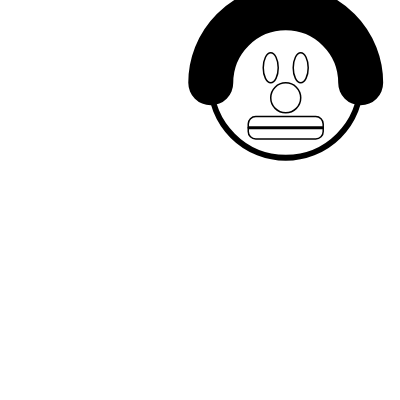
Frame 1 (no input)
Frame 60 (no input): identical to frame 1, image omitted
Frame 120 (the mouse pressed at the canvas centre since frame 60): identical to frame 1, image omitted

The p5.js sketch that drew this single still picture (run headless with seeded random() and noise() and a simulated clock; from frame 60 on, the mouse is pressed at the canvas centre):

// p5.js sketch
// ── sketch.js
var centerX = 0;
var centerY = 0;

var scaling = 3;


function setup() {
  createCanvas(400, 400);
  centerX = width / 2;
  centerY = height / 2;
    
    for(var i = 0; i < 100; i++);
    stamp(random(width),random(height), random(0.0,2.0));
    
}

function draw() {
//  background(color('hsb(100, 10%, 100%)'));
//
//    push();
//  fill(255)
//  strokeWeight(1);
//    translate(mouseX-(scaling * centerX),mouseY-(scaling * centerY));
//    scale(scaling);
//    
//
//  //face
//  ellipse(centerX, centerY, 100, 100);
//  //nose
//  ellipse(centerX, centerY + 10, 20, 20);
//  //eyse
//  ellipse(centerX - 10, centerY - 10, 10, 20);
//  ellipse(centerX + 10, centerY - 10, 10, 20);
//  rectMode(CENTER);
//  rect(centerX, centerY + 30, 50, 15, 5);
//  rect(centerX, centerY + 30, 50, 1, 1);
//
//  noFill();
//  strokeWeight(4);
//  arc(centerX,centerY,100,100, 0,PI)
//  strokeWeight(30);
//  arc(centerX,centerY,100,100, PI,TWO_PI)
//
//  pop();
//
}

function stamp(posX, posY, scales){
        
    push();
  fill(255)
  strokeWeight(1);
    
    translate(posX - (scales * centerX),posY - (scales * centerY));
    scale(scales);
    

  //face
  ellipse(centerX, centerY, 100, 100);
  //nose
  ellipse(centerX, centerY + 10, 20, 20);
  //eyse
  ellipse(centerX - 10, centerY - 10, 10, 20);
  ellipse(centerX + 10, centerY - 10, 10, 20);
  rectMode(CENTER);
  rect(centerX, centerY + 30, 50, 15, 5);
  rect(centerX, centerY + 30, 50, 1, 1);

  noFill();
  strokeWeight(4);
  arc(centerX,centerY,100,100, 0,PI)
  strokeWeight(30);
  arc(centerX,centerY,100,100, PI,TWO_PI)

  pop();
}
